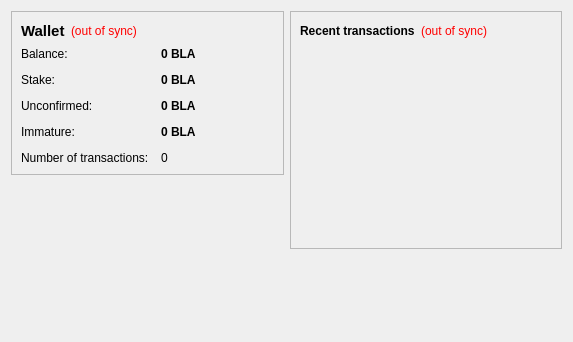
<?xml version="1.0" encoding="UTF-8"?>
<ui version="4.0">
 <class>OverviewPage</class>
 <widget class="QWidget" name="OverviewPage">
  <property name="geometry">
   <rect>
    <x>0</x>
    <y>0</y>
    <width>573</width>
    <height>342</height>
   </rect>
  </property>
  <property name="windowTitle">
   <string>Form</string>
  </property>
  <layout class="QHBoxLayout" name="horizontalLayout" stretch="1,1">
   <item>
    <layout class="QVBoxLayout" name="verticalLayout_2">
     <item>
      <widget class="QFrame" name="frame">
       <property name="frameShape">
        <enum>QFrame::StyledPanel</enum>
       </property>
       <property name="frameShadow">
        <enum>QFrame::Raised</enum>
       </property>
       <layout class="QVBoxLayout" name="verticalLayout_4">
        <item>
         <layout class="QHBoxLayout" name="horizontalLayout_4">
          <item>
           <widget class="QLabel" name="label_5">
            <property name="font">
             <font>
              <pointsize>11</pointsize>
              <weight>75</weight>
              <bold>true</bold>
             </font>
            </property>
            <property name="text">
             <string>Wallet</string>
            </property>
           </widget>
          </item>
          <item>
           <widget class="QLabel" name="labelWalletStatus">
            <property name="toolTip">
             <string>The displayed information may be out of date. Your wallet automatically synchronizes with the Blade network after a connection is established, but this process has not completed yet.</string>
            </property>
            <property name="styleSheet">
             <string notr="true">QLabel { color: red; }</string>
            </property>
            <property name="text">
             <string notr="true">(out of sync)</string>
            </property>
            <property name="alignment">
             <set>Qt::AlignLeading|Qt::AlignLeft|Qt::AlignVCenter</set>
            </property>
           </widget>
          </item>
          <item>
           <spacer name="horizontalSpacer_2">
            <property name="orientation">
             <enum>Qt::Horizontal</enum>
            </property>
            <property name="sizeHint" stdset="0">
             <size>
              <width>40</width>
              <height>20</height>
             </size>
            </property>
           </spacer>
          </item>
         </layout>
        </item>
        <item>
         <layout class="QFormLayout" name="formLayout_2">
          <property name="fieldGrowthPolicy">
           <enum>QFormLayout::AllNonFixedFieldsGrow</enum>
          </property>
          <property name="horizontalSpacing">
           <number>12</number>
          </property>
          <property name="verticalSpacing">
           <number>12</number>
          </property>
          <item row="0" column="0">
           <widget class="QLabel" name="label">
            <property name="text">
             <string>Balance:</string>
            </property>
           </widget>
          </item>
          <item row="0" column="1">
           <widget class="QLabel" name="labelBalance">
            <property name="font">
             <font>
              <weight>75</weight>
              <bold>true</bold>
             </font>
            </property>
            <property name="cursor">
             <cursorShape>IBeamCursor</cursorShape>
            </property>
            <property name="toolTip">
             <string>Your current balance</string>
            </property>
            <property name="text">
             <string notr="true">0 BLA</string>
            </property>
            <property name="textInteractionFlags">
             <set>Qt::LinksAccessibleByMouse|Qt::TextSelectableByKeyboard|Qt::TextSelectableByMouse</set>
            </property>
           </widget>
          </item>
          <item row="1" column="0">
           <widget class="QLabel" name="label_6">
            <property name="text">
             <string>Stake:</string>
            </property>
           </widget>
          </item>
          <item row="1" column="1">
           <widget class="QLabel" name="labelStake">
            <property name="font">
             <font>
              <weight>75</weight>
              <bold>true</bold>
             </font>
            </property>
            <property name="cursor">
             <cursorShape>IBeamCursor</cursorShape>
            </property>
            <property name="toolTip">
             <string>Total of coins that was staked, and do not yet count toward the current balance</string>
            </property>
            <property name="text">
             <string notr="true">0 BLA</string>
            </property>
            <property name="textInteractionFlags">
             <set>Qt::LinksAccessibleByMouse|Qt::TextSelectableByKeyboard|Qt::TextSelectableByMouse</set>
            </property>
           </widget>
          </item>
          <item row="2" column="0">
           <widget class="QLabel" name="label_3">
            <property name="text">
             <string>Unconfirmed:</string>
            </property>
           </widget>
          </item>
          <item row="2" column="1">
           <widget class="QLabel" name="labelUnconfirmed">
            <property name="font">
             <font>
              <weight>75</weight>
              <bold>true</bold>
             </font>
            </property>
            <property name="cursor">
             <cursorShape>IBeamCursor</cursorShape>
            </property>
            <property name="toolTip">
             <string>Total of transactions that have yet to be confirmed, and do not yet count toward the current balance</string>
            </property>
            <property name="text">
             <string notr="true">0 BLA</string>
            </property>
            <property name="textInteractionFlags">
             <set>Qt::LinksAccessibleByMouse|Qt::TextSelectableByKeyboard|Qt::TextSelectableByMouse</set>
            </property>
           </widget>
          </item>
          <item row="3" column="0">
           <widget class="QLabel" name="labelImmatureText">
            <property name="text">
             <string>Immature:</string>
            </property>
           </widget>
          </item>
          <item row="3" column="1">
           <widget class="QLabel" name="labelImmature">
            <property name="font">
             <font>
              <weight>75</weight>
              <bold>true</bold>
             </font>
            </property>
            <property name="toolTip">
             <string>Mined balance that has not yet matured</string>
            </property>
            <property name="text">
             <string notr="true">0 BLA</string>
            </property>
            <property name="textInteractionFlags">
             <set>Qt::LinksAccessibleByMouse|Qt::TextSelectableByKeyboard|Qt::TextSelectableByMouse</set>
            </property>
           </widget>
          </item>
          <item row="4" column="0">
           <widget class="QLabel" name="label_2">
            <property name="text">
             <string>Number of transactions:</string>
            </property>
           </widget>
          </item>
          <item row="4" column="1">
           <widget class="QLabel" name="labelNumTransactions">
            <property name="toolTip">
             <string>Total number of transactions in wallet</string>
            </property>
            <property name="text">
             <string notr="true">0</string>
            </property>
           </widget>
          </item>
         </layout>
        </item>
       </layout>
      </widget>
     </item>
     <item>
      <spacer name="verticalSpacer">
       <property name="orientation">
        <enum>Qt::Vertical</enum>
       </property>
       <property name="sizeHint" stdset="0">
        <size>
         <width>20</width>
         <height>40</height>
        </size>
       </property>
      </spacer>
     </item>
    </layout>
   </item>
   <item>
    <layout class="QVBoxLayout" name="verticalLayout_3">
     <item>
      <widget class="QFrame" name="frame_2">
       <property name="frameShape">
        <enum>QFrame::StyledPanel</enum>
       </property>
       <property name="frameShadow">
        <enum>QFrame::Raised</enum>
       </property>
       <layout class="QVBoxLayout" name="verticalLayout">
        <item>
         <layout class="QHBoxLayout" name="horizontalLayout_2">
          <item>
           <widget class="QLabel" name="label_4">
            <property name="text">
             <string>&lt;b&gt;Recent transactions&lt;/b&gt;</string>
            </property>
           </widget>
          </item>
          <item>
           <widget class="QLabel" name="labelTransactionsStatus">
            <property name="toolTip">
             <string>The displayed information may be out of date. Your wallet automatically synchronizes with the Blade network after a connection is established, but this process has not completed yet.</string>
            </property>
            <property name="styleSheet">
             <string notr="true">QLabel { color: red; }</string>
            </property>
            <property name="text">
             <string notr="true">(out of sync)</string>
            </property>
            <property name="alignment">
             <set>Qt::AlignRight|Qt::AlignTrailing|Qt::AlignVCenter</set>
            </property>
           </widget>
          </item>
          <item>
           <spacer name="horizontalSpacer">
            <property name="orientation">
             <enum>Qt::Horizontal</enum>
            </property>
            <property name="sizeHint" stdset="0">
             <size>
              <width>40</width>
              <height>20</height>
             </size>
            </property>
           </spacer>
          </item>
         </layout>
        </item>
        <item>
         <widget class="QListView" name="listTransactions">
          <property name="styleSheet">
           <string notr="true">QListView { background: transparent; }</string>
          </property>
          <property name="frameShape">
           <enum>QFrame::NoFrame</enum>
          </property>
          <property name="verticalScrollBarPolicy">
           <enum>Qt::ScrollBarAlwaysOff</enum>
          </property>
          <property name="horizontalScrollBarPolicy">
           <enum>Qt::ScrollBarAlwaysOff</enum>
          </property>
          <property name="selectionMode">
           <enum>QAbstractItemView::NoSelection</enum>
          </property>
         </widget>
        </item>
       </layout>
      </widget>
     </item>
     <item>
      <spacer name="verticalSpacer_2">
       <property name="orientation">
        <enum>Qt::Vertical</enum>
       </property>
       <property name="sizeHint" stdset="0">
        <size>
         <width>20</width>
         <height>40</height>
        </size>
       </property>
      </spacer>
     </item>
    </layout>
   </item>
  </layout>
 </widget>
 <resources/>
 <connections/>
</ui>
